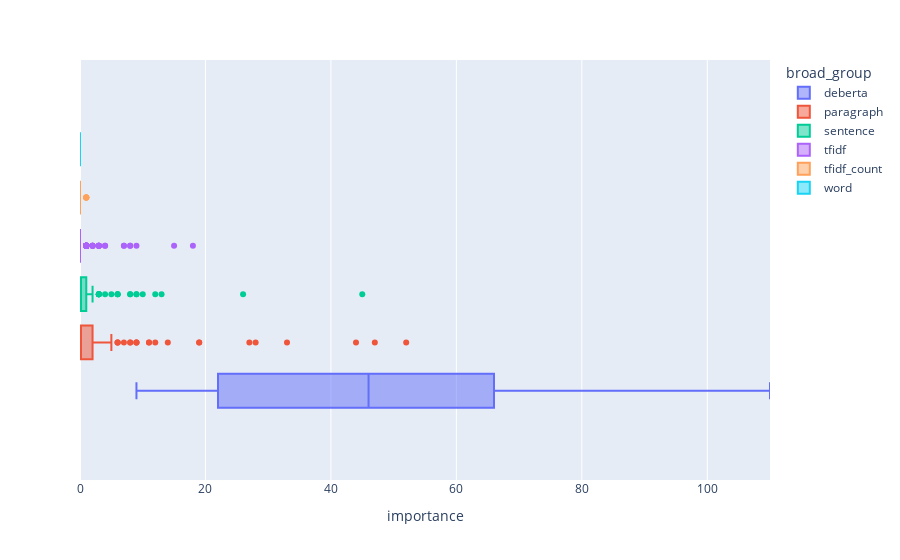

The notebook cell this image was saved under:
### Code cell
px.box(
    df,
    x="importance",
    color="broad_group",
    range_x=(df.importance.min(), df.importance.max()),
)

### Figure 1 — Plotly figure (JSON) as saved in the notebook; plotly's stock layout.template omitted (floating-point values rounded to 4 significant figures; data arrays with more than 128 entries replaced by an {"elided": "..."} marker saying what was removed)
{"data": [{"alignmentgroup": "True", "hovertemplate": "broad_group=deberta<br>importance=%{x}<extra></extra>", "legendgroup": "deberta", "marker": {"color": "#636efa"}, "name": "deberta", "notched": false, "offsetgroup": "deberta", "orientation": "h", "showlegend": true, "type": "box", "x": [110, 98, 97, 89, 89, 82, 80, 74, 71, 69, 66, 65, 62, 62, 58, 53, 51, 50, 47, 46, 46, 46, 45, 42, 39, 28, 28, 28, 25, 25, 24, 22, 21, 21, 20, 20, 18, 18, 17, 17, 13, 9], "x0": " ", "xaxis": "x", "y0": " ", "yaxis": "y"}, {"alignmentgroup": "True", "hovertemplate": "broad_group=paragraph<br>importance=%{x}<extra></extra>", "legendgroup": "paragraph", "marker": {"color": "#EF553B"}, "name": "paragraph", "notched": false, "offsetgroup": "paragraph", "orientation": "h", "showlegend": true, "type": "box", "x": [52, 47, 44, 33, 28, 27, 19, 19, 14, 12, 11, 11, 9, 9, 9, 8, 8, 7, 6, 6, 6, 5, 5, 5, 5, 4, 4, 3, 3, 2, 2, 2, 2, 2, 1, 1, 1, 1, 1, 1, 1, 1, 1, 0, 0, 0, 0, 0, 0, 0, 0, 0, 0, 0, 0, 0, 0, 0, 0, 0, 0, 0, 0, 0, 0, 0, 0, 0, 0, 0, 0, 0, 0, 0, 0, 0, 0, 0, 0, 0, 0, 0, 0, 0, 0, 0, 0, 0, 0, 0, 0, 0, 0, 0, 0, 0, 0, 0, 0, 0, 0, 0, 0, 0, 0, 0, 0, 0, 0, 0, 0, 0, 0, 0, 0, 0, 0, 0, 0, 0, 0, 0, 0, 0], "x0": " ", "xaxis": "x", "y0": " ", "yaxis": "y"}, {"alignmentgroup": "True", "hovertemplate": "broad_group=sentence<br>importance=%{x}<extra></extra>", "legendgroup": "sentence", "marker": {"color": "#00cc96"}, "name": "sentence", "notched": false, "offsetgroup": "sentence", "orientation": "h", "showlegend": true, "type": "box", "x": [45, 26, 13, 12, 10, 9, 9, 8, 8, 6, 6, 6, 5, 4, 3, 3, 3, 3, 3, 3, 2, 1, 1, 1, 1, 1, 1, 1, 0, 0, 0, 0, 0, 0, 0, 0, 0, 0, 0, 0, 0, 0, 0, 0, 0, 0, 0, 0, 0, 0, 0, 0, 0, 0, 0, 0, 0, 0, 0, 0, 0, 0, 0, 0, 0, 0, 0, 0, 0, 0, 0, 0, 0, 0, 0, 0, 0, 0, 0, 0, 0, 0, 0, 0, 0, 0, 0, 0, 0, 0, 0], "x0": " ", "xaxis": "x", "y0": " ", "yaxis": "y"}, {"alignmentgroup": "True", "hovertemplate": "broad_group=tfidf<br>importance=%{x}<extra></extra>", "legendgroup": "tfidf", "marker": {"color": "#ab63fa"}, "name": "tfidf", "notched": false, "offsetgroup": "tfidf", "orientation": "h", "showlegend": true, "type": "box", "x": {"elided": "19627 int values"}, "x0": " ", "xaxis": "x", "y0": " ", "yaxis": "y"}, {"alignmentgroup": "True", "hovertemplate": "broad_group=tfidf_count<br>importance=%{x}<extra></extra>", "legendgroup": "tfidf_count", "marker": {"color": "#FFA15A"}, "name": "tfidf_count", "notched": false, "offsetgroup": "tfidf_count", "orientation": "h", "showlegend": true, "type": "box", "x": {"elided": "2170 int values"}, "x0": " ", "xaxis": "x", "y0": " ", "yaxis": "y"}, {"alignmentgroup": "True", "hovertemplate": "broad_group=word<br>importance=%{x}<extra></extra>", "legendgroup": "word", "marker": {"color": "#19d3f3"}, "name": "word", "notched": false, "offsetgroup": "word", "orientation": "h", "showlegend": true, "type": "box", "x": [0, 0, 0, 0, 0, 0, 0, 0, 0, 0, 0, 0, 0, 0, 0, 0, 0, 0, 0, 0, 0, 0, 0, 0, 0, 0, 0, 0, 0, 0, 0, 0], "x0": " ", "xaxis": "x", "y0": " ", "yaxis": "y"}], "layout": {"boxmode": "group", "legend": {"title": {"text": "broad_group"}, "tracegroupgap": 0}, "margin": {"t": 60}, "xaxis": {"anchor": "y", "domain": [0, 1], "range": [0, 110], "title": {"text": "importance"}}, "yaxis": {"anchor": "x", "domain": [0, 1]}}}
